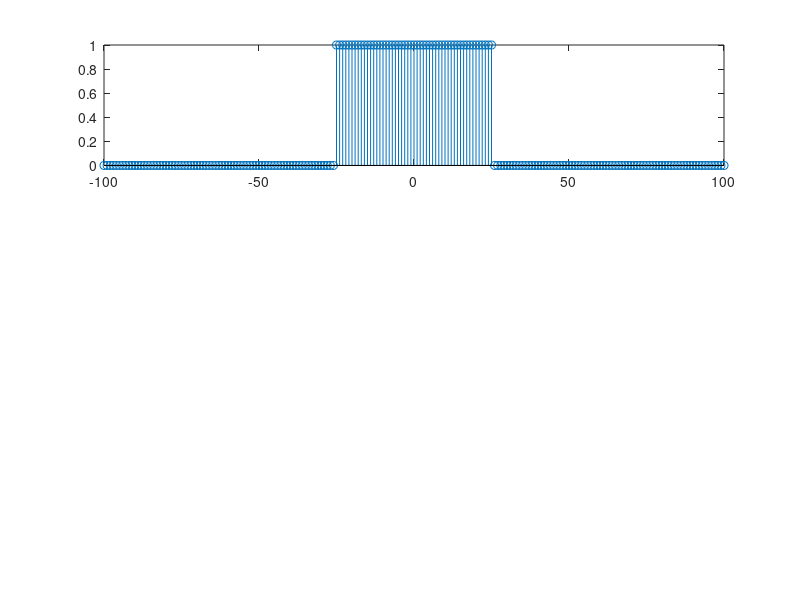

Here is the MATLAB script that generated this plot:
clc
clear all
a=0.9;
No=25;
n=-100:1:100;
omega_x=-1*pi:0.01*pi:1*pi;

for ii=1:length(n)
    if(n(ii)<-No)
        x_n(ii)=0;
    elseif(n(ii)>=-No && n(ii)<=No)
        x_n(ii)=1;
    else
        x_n(ii)=0;
    end
end
subplot(3,1,1),stem(n, x_n)


